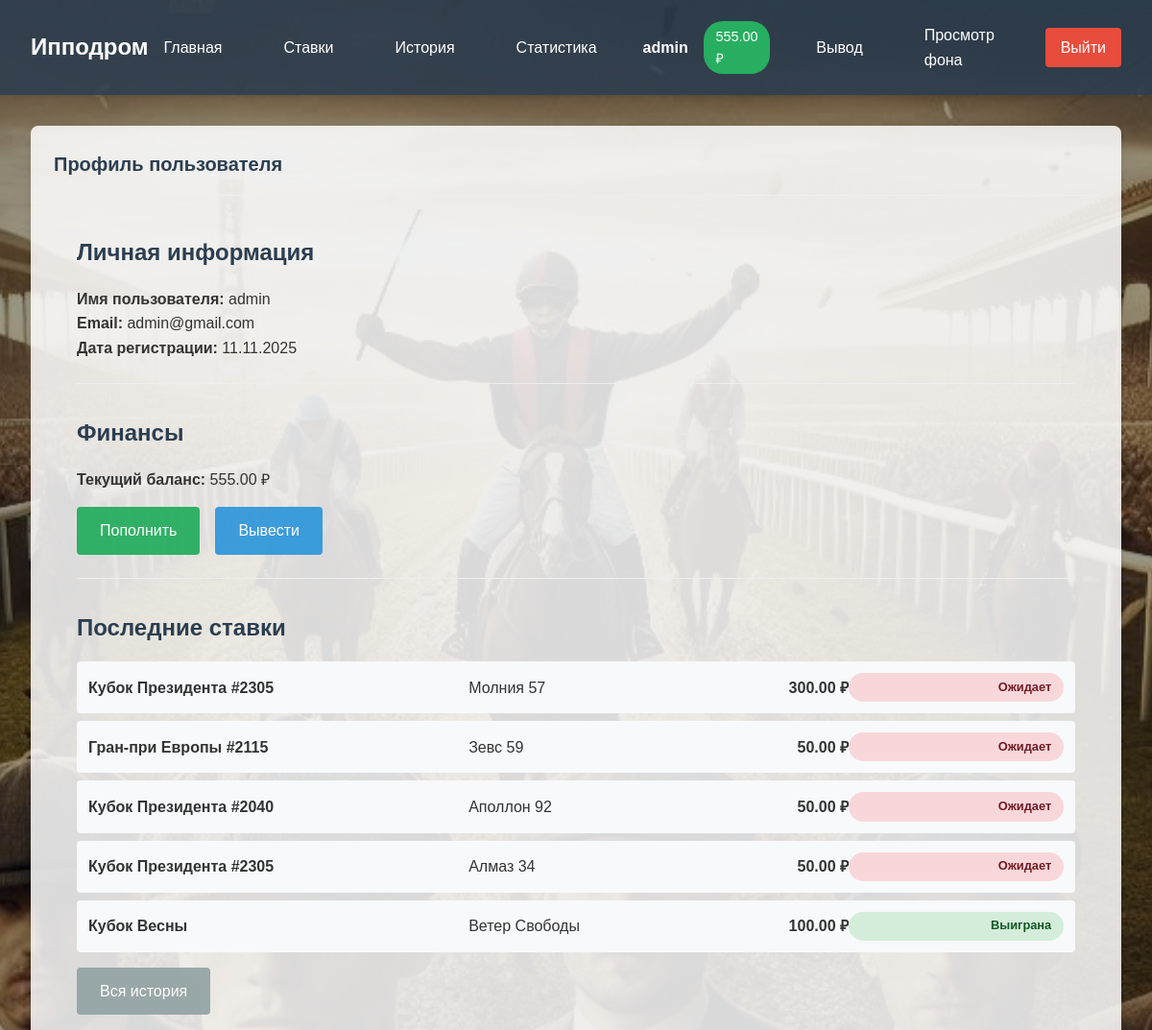
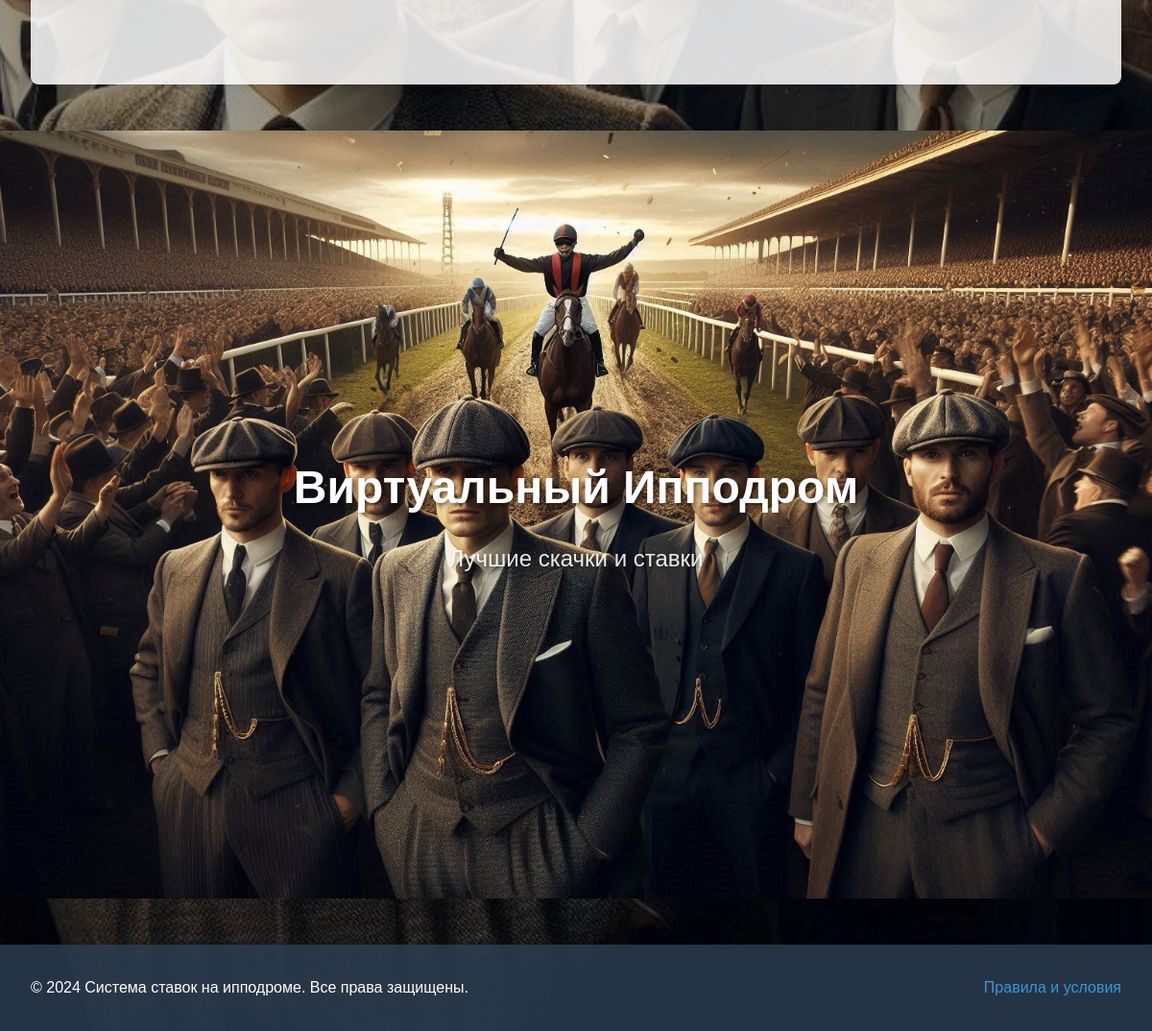
/profile/ (signed in), run on the app's committed database (2 pictures, top to bottom).
### betting/models.py (models this page shows, shortened)
class UserProfile(models.Model):
    user = models.OneToOneField(User, on_delete=models.CASCADE, related_name='betting_profile')
    balance = models.DecimalField(max_digits=10, decimal_places=2, default=1000.00)
    created_at = models.DateTimeField(auto_now_add=True)
    updated_at = models.DateTimeField(auto_now=True)

class Bet(models.Model):
    BET_TYPES = [
        ('win', 'Победа'),
        ('place', 'Место'),
        ('show', 'Показ'),
    ]
    user = models.ForeignKey(User, on_delete=models.CASCADE)
    race = models.ForeignKey(Race, on_delete=models.CASCADE)
    horse = models.ForeignKey(Horse, on_delete=models.CASCADE)
    bet_type = models.CharField(max_length=10, choices=BET_TYPES, default='win')
    amount = models.DecimalField(max_digits=10, decimal_places=2, default=0)
    odds = models.DecimalField(max_digits=5, decimal_places=2, default=2.0)
    potential_win = models.DecimalField(max_digits=10, decimal_places=2, default=0)
    is_winner = models.BooleanField(default=False)
    is_settled = models.BooleanField(default=False)
    created_at = models.DateTimeField(auto_now_add=True)
    settled_at = models.DateTimeField(null=True, blank=True)

class Race(models.Model):
    STATUS_CHOICES = [
        ('scheduled', 'Запланирован'),
        ('in_progress', 'В процессе'),
        ('finished', 'Завершен'),
        ('cancelled', 'Отменен'),
    ]
    name = models.CharField(max_length=200)
    start_time = models.DateTimeField()
    status = models.CharField(max_length=20, choices=STATUS_CHOICES, default='scheduled')
    created_at = models.DateTimeField(auto_now_add=True)
    winner = models.ForeignKey('Horse', on_delete=models.SET_NULL, null=True, blank=True, related_name='won_races')

class Horse(models.Model):
    race = models.ForeignKey(Race, on_delete=models.CASCADE, related_name='horses')
    name = models.CharField(max_length=100)
    odds = models.DecimalField(max_digits=5, decimal_places=2, default=2.0)
    color = models.CharField(max_length=50, blank=True)
    jockey = models.CharField(max_length=100, blank=True)

### betting/views.py (the view)
# urls.py: path('profile/', views.user_profile, name='user_profile'),
@login_required
def user_profile(request):
    user_profile = request.user.betting_profile
    user_bets = Bet.objects.filter(user=request.user).order_by('-created_at')[:5]
    context = {
        'user_profile': user_profile,
        'recent_bets': user_bets
    }
    return render(request, 'betting/user_profile.html', context)

### betting/templates/betting/user_profile.html (shortened to what this page needs)
{% extends 'betting/base.html' %}
{% block content %}
<div class="card">
    <div class="card-header">
        <h1 class="card-title">Профиль пользователя</h1>
    </div>
    <div class="profile-info">
        <div class="profile-section">
            <h2>Личная информация</h2>
            <p><strong>Имя пользователя:</strong> {{ user.username }}</p>
            <p><strong>Email:</strong> {{ user.email }}</p>
            <p><strong>Дата регистрации:</strong> {{ user.date_joined|date:"d.m.Y" }}</p>
        </div>
        <div class="profile-section">
            <h2>Финансы</h2>
            <p><strong>Текущий баланс:</strong> {{ user_profile.balance }} ₽</p>
            <div class="finance-actions">
                <a href="{% url 'betting:deposit' %}" class="btn btn-success">Пополнить</a>
                <a href="{% url 'betting:withdraw' %}" class="btn btn-primary">Вывести</a>
            </div>
        </div>
        <div class="profile-section">
            <h2>Последние ставки</h2>
            {% if recent_bets %}
            <div class="recent-bets">
                {% for bet in recent_bets %}
                <div class="bet-item">
                    <span class="bet-race">{{ bet.race.name }}</span>
                    <span class="bet-horse">{{ bet.horse.name }}</span>
                    <span class="bet-amount">{{ bet.amount }} ₽</span>
                    <span class="bet-status {% if bet.is_winner %}status-won{% else %}status-lost{% endif %}">
                        {% if bet.is_settled %}
                            {% if bet.is_winner %}Выиграна{% else %}Проиграна{% endif %}
                        {% else %}
                            Ожидает
                        {% endif %}
                    </span>
                </div>
                {% endfor %}
            </div>
            {% else %}
            <p>У вас еще нет ставок.</p>
            {% endif %}
            <a href="{% url 'betting:bet_history' %}" class="btn btn-secondary">Вся история</a>
        </div>
    </div>
</div>
{% endblock %}

### betting/templates/betting/base.html (shortened to what this page needs)
<!DOCTYPE html>
<html lang="ru">
<head>
    {% load static %}
    <link rel="stylesheet" href="{% static 'betting/css/style.css' %}">
</head>
<body>
    <nav class="navbar">
        <div class="nav-container">
            <div class="nav-logo">
                <a href="{% url 'betting:home' %}">Ипподром</a>
            </div>
            <div class="nav-menu">
                <a href="{% url 'betting:home' %}" class="nav-link">Главная</a>
                <a href="{% url 'betting:place_bet' %}" class="nav-link">Ставки</a>
                {% if user.is_authenticated %}
                    <a href="{% url 'betting:bet_history' %}" class="nav-link">История</a>
                    <a href="{% url 'betting:user_stats' %}" class="nav-link">Статистика</a>
                    <div class="user-info">
                        <a href="{% url 'betting:transaction_history' %}" class="username">{{ user.username }}</a>
                        <a href="{% url 'betting:deposit' %}" class="balance">{{ user.betting_profile.balance }} ₽</a>
                    </div>
                    <a href="{% url 'betting:withdraw' %}" class="nav-link">Вывод</a>
                    <a href="#image-showcase" class="nav-link">Просмотр фона</a>
                    <a href="{% url 'betting:logout' %}" class="nav-link logout">Выйти</a>
                {% else %}
                    <a href="{% url 'betting:login' %}" class="nav-link">Войти</a>
                    <a href="{% url 'betting:register' %}" class="nav-link register">Регистрация</a>
                {% endif %}
            </div>
        </div>
    </nav>
    <main class="main-content">
        {% block content %}
        {% endblock %}
    </main>
    <section id="image-showcase" class="full-image-showcase">
        <div class="showcase-content">
            <h1 class="showcase-title">Виртуальный Ипподром</h1>
            <p class="showcase-subtitle">Лучшие скачки и ставки</p>
        </div>
    </section>
    <footer class="footer">
        <div class="footer-container">
            <p>&copy; 2024 Система ставок на ипподроме. Все права защищены.</p>
            <a href="{% url 'betting:terms' %}">Правила и условия</a>
        </div>
    </footer>
</body>
</html>

### betting/static/betting/css/style.css (style rules this page uses)
* { margin: 0; padding: 0; box-sizing: border-box; }
body { font-family: 'Arial', sans-serif; line-height: 1.6; color: #333; background: none; margin: 0; padding: 0; }
body { background: url('../images/backgrounds/background1.jpg') no-repeat center center fixed; background-size: cover; min-height: 100vh; }
body::before { content: ''; position: fixed; top: 0; left: 0; right: 0; bottom: 0; background: rgba(0, 0, 0, 0.4); z-index: -1; }
.main-content { background: none; min-height: calc(100vh - 140px); position: relative; max-width: 1200px; margin: 2rem auto; padding: 0 2rem; }
.navbar { background: rgba(44, 62, 80, 0.85); color: white; padding: 1rem 0; box-shadow: 0 2px 5px rgba(0,0,0,0.1); }
.nav-container { max-width: 1200px; margin: 0 auto; display: flex; justify-content: space-between; align-items: center; padding: 0 2rem; }
.nav-logo a { font-size: 1.5rem; font-weight: bold; color: white; text-decoration: none; }
.nav-menu { display: flex; align-items: center; gap: 2rem; }
.nav-link { color: white; text-decoration: none; padding: 0.5rem 1rem; border-radius: 4px; transition: background 0.3s; }
.user-info { display: flex; gap: 1rem; align-items: center; }
.username { font-weight: bold; }
.balance { background: #27ae60; padding: 0.3rem 0.8rem; border-radius: 20px; font-size: 0.9rem; }
.logout { background: #e74c3c; }
.card { background: rgba(255, 255, 255, 0.85); border-radius: 8px; padding: 1.5rem; margin-bottom: 1.5rem; box-shadow: 0 2px 10px rgba(0,0,0,0.1); }
.card-header { border-bottom: 1px solid #eee; padding-bottom: 1rem; margin-bottom: 1rem; }
.card-title { font-size: 1.25rem; font-weight: bold; color: #2c3e50; }
.btn { display: inline-block; padding: 0.75rem 1.5rem; border: none; border-radius: 4px; cursor: pointer; text-decoration: none; text-align: center; font-size: 1rem; transition: background 0.3s; opacity: 0.95; }
.btn-primary { background: #3498db; color: white; }
.btn-success { background: #27ae60; color: white; }
.status-won { background: #d4edda; color: #155724; }
.status-lost { background: #f8d7da; color: #721c24; }
.footer { background: rgba(44, 62, 80, 0.85); color: white; padding: 2rem 0; margin-top: 3rem; }
.footer-container { max-width: 1200px; margin: 0 auto; padding: 0 2rem; display: flex; justify-content: space-between; align-items: center; }
.footer a { color: #3498db; text-decoration: none; }
.btn-secondary { background: #95a5a6; color: white; }
.profile-info { padding: 1.5rem; }
.profile-section { margin-bottom: 2rem; padding-bottom: 1.5rem; border-bottom: 1px solid #eee; }
.profile-section:last-child { border-bottom: none; }
.profile-section h2 { color: #2c3e50; margin-bottom: 1rem; }
.finance-actions { display: flex; gap: 1rem; margin-top: 1rem; }
.recent-bets { margin-bottom: 1rem; }
.bet-item { display: flex; justify-content: space-between; align-items: center; padding: 0.75rem; background: #f8f9fa; margin-bottom: 0.5rem; border-radius: 4px; }
.bet-race { font-weight: bold; flex: 2; }
.bet-horse { flex: 1; }
.bet-amount { flex: 1; text-align: right; font-weight: bold; }
.bet-status { flex: 1; text-align: right; padding: 0.3rem 0.8rem; border-radius: 20px; font-size: 0.8rem; font-weight: bold; }
.user-info .username { color: white; text-decoration: none; font-weight: bold; }
.user-info .balance { background: #27ae60; padding: 0.3rem 0.8rem; border-radius: 20px; font-size: 0.9rem; color: white; text-decoration: none; }
.full-image-showcase { background: url('../images/backgrounds/background1.jpg') no-repeat center center; background-size: cover; height: 100vh; position: relative; margin-top: 3rem; }
.full-image-showcase::before { display: none; }
.showcase-content { position: absolute; top: 50%; left: 50%; transform: translate(-50%, -50%); text-align: center; color: white; text-shadow: 2px 2px 4px rgba(0,0,0,0.5); }
.showcase-title { font-size: 3rem; font-weight: bold; margin-bottom: 1rem; }
.showcase-subtitle { font-size: 1.5rem; opacity: 0.9; }

### data on the page
UserProfile: balance "555.00"
Bet: race.name "Кубок Президента #2305", horse.name "Молния 57", amount "300.00", is_settled "Ожидает"
Bet: race.name "Гран-при Европы #2115", horse.name "Зевс 59", amount "50.00", is_settled "Ожидает"
Bet: race.name "Кубок Президента #2040", horse.name "Аполлон 92", amount "50.00", is_settled "Ожидает"
Bet: race.name "Кубок Президента #2305", horse.name "Алмаз 34", amount "50.00", is_settled "Ожидает"
Bet: race.name "Кубок Весны", horse.name "Ветер Свободы", amount "100.00", is_settled "Выиграна"

### other printed values
{{ user.username }} "admin"
{{ user.betting_profile.balance }} "555.00"
{{ user.email }} "admin@gmail.com"
{{ user.date_joined|date:"d.m.Y" }} "11.11.2025"
